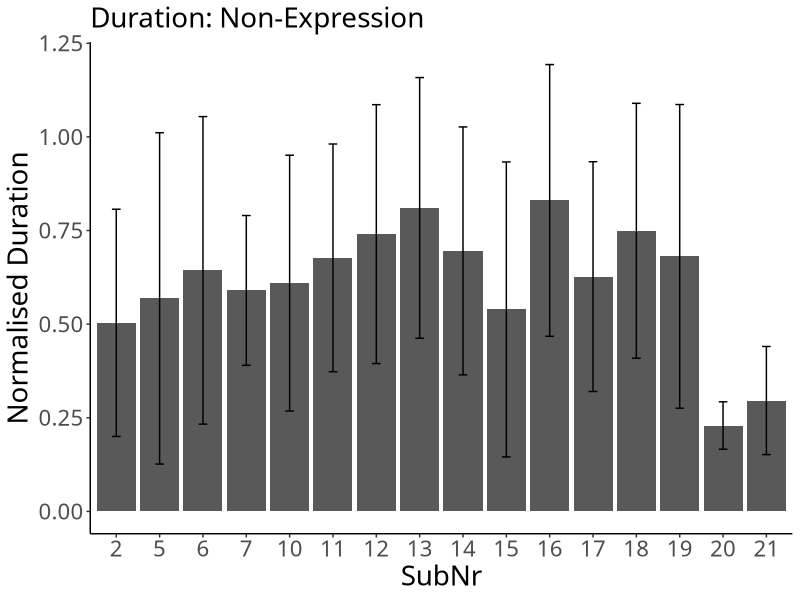
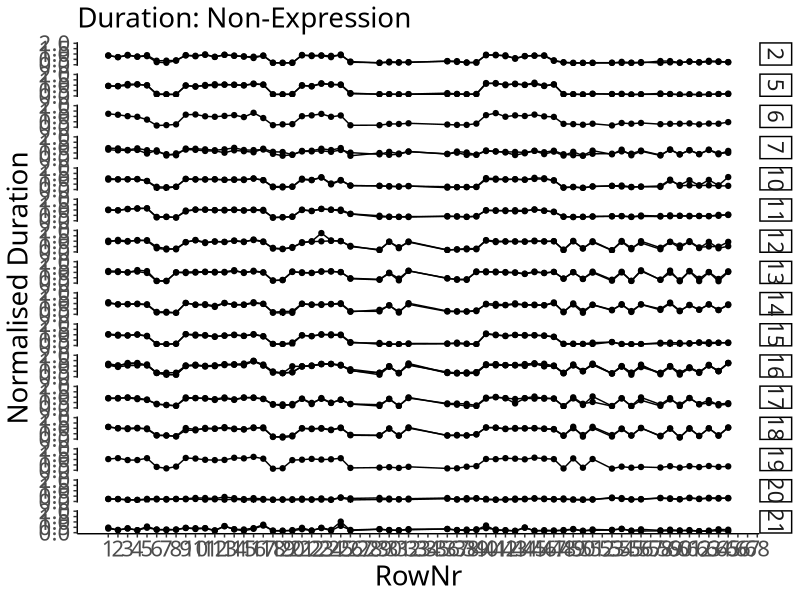
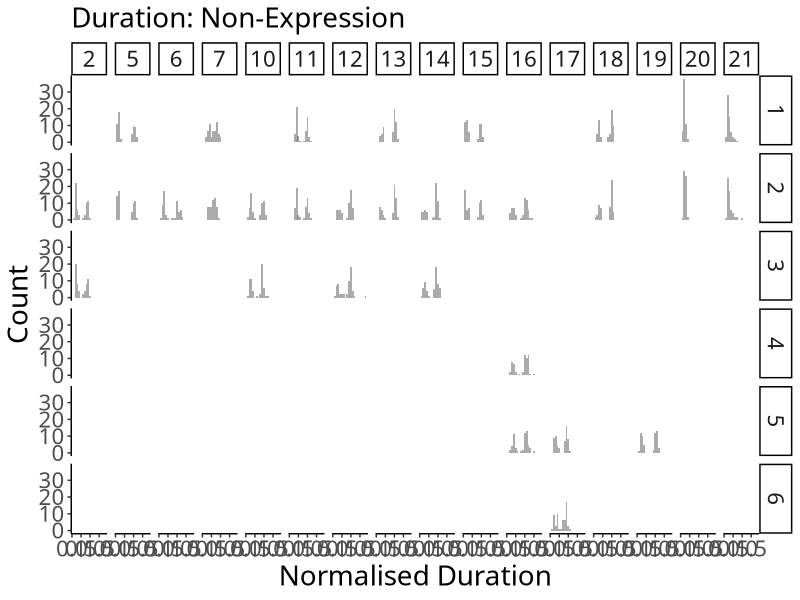
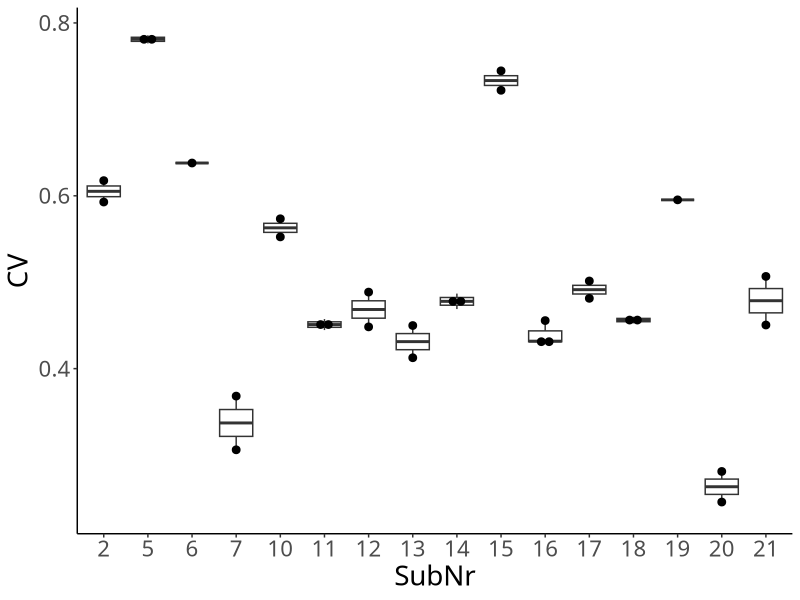

The R script that drew these images, in order:
## ---- chunk 1
# packages
# data manipulation
if (!require("data.table")) {install.packages("data.table"); require("data.table")}
# plot
if (!require("ggplot2")) {install.packages("ggplot2"); require("ggplot2")}

# ggplots
theme_set(theme_classic())
theme_update(text = element_text(size = 20, family = "Helvetica Neue LT Std 57 Condensed"), legend.position = "bottom")
## ---- chunk 2
# read a filtered csv
dt_onset <- fread("./preprocessor/filtered/data_onset.csv", header = T, sep = ",", dec = ".")
dt_offset <- fread("./preprocessor/filtered/data_offset.csv", header = T, sep = ",", dec = ".")

# SubNr as a factor
dt_onset$SubNr <- as.factor(dt_onset$SubNr)
dt_offset$SubNr <- as.factor(dt_offset$SubNr)

# assign RowNr
dt_onset$RowNr <- rep(1:72, nrow(dt_onset)/72)
dt_offset$RowNr <- rep(1:72, nrow(dt_offset)/72)
## ---- chunk 3
# extract trials which have both onset and offset data
dt_onset$Eval <- "NA"
for (subnr in unique(dt_offset$SubNr)){
  for (trial in unique(dt_offset[SubNr == subnr]$Trial)){
    dt_onset[SubNr == subnr & TrialNr == trial]$Eval <- "Yes"
  }
}
dt_duration <- dt_onset[Eval == "Yes"]

# check whether each row corresponds correctly
dt_duration$Eval2 <- "NA"
for (i in 1:nrow(dt_duration)){
  if (dt_duration[i]$SubNr == dt_offset[i]$SubNr & dt_duration[i]$TrialNr == dt_offset[i]$TrialNr & dt_duration[i]$Pitch == dt_offset[i]$Pitch){
    dt_duration[i]$Eval2 <- "SAME"
  } else {
    dt_duration[i]$Eval2 <- "DIFF"
  }
}
print(unique(dt_duration$Eval2))

# calculate duration
dt_duration$Duration <- dt_offset$TimeStamp - dt_duration$TimeStamp

# convert bpm to ms
dt_duration[Tempo == 120]$Tempo <- 250
dt_duration[Tempo == 110]$Tempo <- 273
dt_duration[Tempo == 100]$Tempo <- 300

# normalised Duration
dt_duration$normDu <- dt_duration$Duration/dt_duration$Tempo

# remove irrelevant intervals
ls_irrelevant <- list(c(27:28), c(33:35), 52, 57, c(66:72))
dt_duration$EighthNote <- "Yes"

for (phrase in 1:length(ls_irrelevant)){
  for (note in 1:length(ls_irrelevant[[phrase]])){
    dt_duration[RowNr == ls_irrelevant[[phrase]][note]]$EighthNote <- "No"
  }
}
## ---- chunk 4
# for each individual
duration <- dt_duration[EighthNote == "Yes", .(N = length(normDu), Mean = mean(normDu), SD = sd(normDu)), by = .(SubNr)]
print(duration)
## ---- chunk 5
p_duration <- ggplot(data = duration, aes(x = SubNr, y = Mean)) +
  geom_bar(stat = "identity", position = position_dodge()) +
  geom_errorbar(aes(ymin = Mean - SD, ymax = Mean + SD),
                width = .2, position = position_dodge(.9)) +
  labs(y = "Normalised Duration", subtitle = "Duration: Non-Expression")
p_duration
## ---- chunk 6
# for each individual
dt_duration$TrialNr <- as.factor(dt_duration$TrialNr)
duration_seq <- dt_duration[EighthNote == "Yes", .(N = length(normDu), Mean = mean(normDu)), .(SubNr, TrialNr, RowNr)]

p_duration_seq <- ggplot(data = duration_seq, aes(x = RowNr, y = Mean, group = TrialNr)) +
  geom_line() +
  geom_point() +
  facet_grid(SubNr ~ .) +
  labs(x = "RowNr", y = "Normalised Duration", subtitle = "Duration: Non-Expression") +
  scale_x_continuous(breaks=seq(1,72,1)) + scale_y_continuous(breaks=seq(0,2,0.5), limits = c(0, 2))
p_duration_seq
## ---- chunk 7
p_duration_dis <- ggplot(dt_duration[EighthNote == "Yes"], aes(x = normDu)) +
  geom_histogram(binwidth=.1, alpha=.5, position="identity") +
  facet_grid(TrialNr ~ SubNr) +
  labs(x = "Normalised Duration", y = "Count", subtitle = "Duration: Non-Expression")
p_duration_dis
## ---- chunk 8
# group mean
duration_all <- duration[, .(N = length(Mean), Mean = mean(Mean), SD = sd(Mean))]
print(duration_all)
## ---- chunk 9
excluded_duration <- duration[Mean < duration_all$Mean+3*duration_all$SD & Mean > duration_all$Mean-3*duration_all$SD]
print(excluded_duration)
## ---- chunk 10
# for each participant
cv <- dt_duration[EighthNote == "Yes", .(N = length(normDu), CV = sd(normDu)/mean(normDu)), by = .(SubNr, TrialNr)]
print(cv)
## ---- chunk 11
p_cv_box <- ggplot(cv, aes(x = SubNr, y = CV)) +
  geom_boxplot() +
  geom_dotplot(binaxis = 'y', stackdir = 'center', dotsize = 0.5)
p_cv_box
## ---- chunk 12
# for all
cv_all <- cv[, .(N = length(CV), Mean = mean(CV), SD = sd(CV))]
print(cv_all)
## ---- chunk 13
excluded_cv <- cv[CV < cv_all$Mean+3*(cv_all$SD) & CV > cv_all$Mean-3*cv_all$SD]
print(excluded_cv)
## ---- chunk 14
fwrite(excluded_cv, "./duration_valid.csv")
